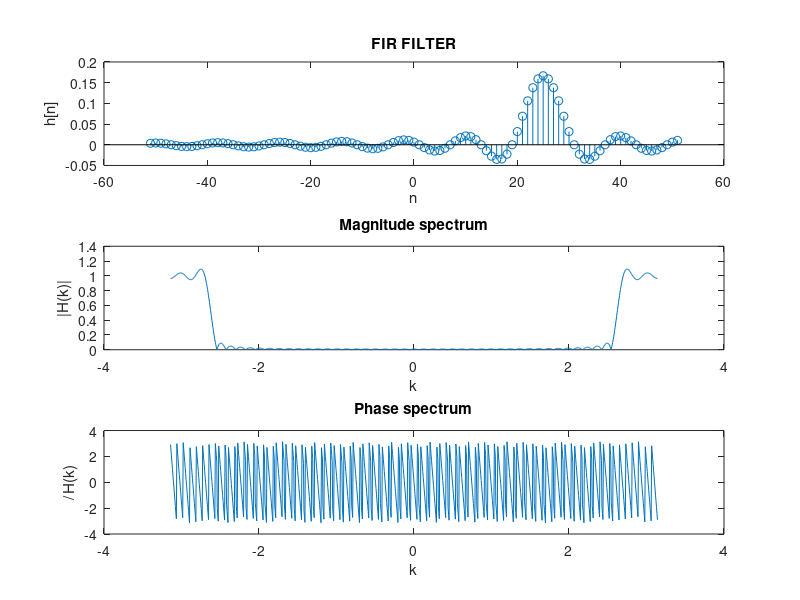

Here is the MATLAB script that generated this plot: (Note: this script raises an error after producing the figure.)
wc=pi/6;
N=51;
n=-N:N;
nc=(N-1)/2;

hd=zeros(1,length(n));
wn=zeros(1,length(n));

wn=((n>=0) & (n<=N-1)); 

for i=-N:N
    if(i~=nc)
    hd(i+N+1)=(1/pi)*sin(wc*(i-nc))*1/(i-nc);
    else
    hd(i+N+1)=wc/pi;
    end
end


h= hd .* wn;
h=((-1).^n) .* h;

subplot(3,1,1);
stem(n,hd);
xlabel('n');
ylabel('h[n]');
title('FIR FILTER');
w=-pi:2*pi/1000:pi;

H=fft(h,1001);
H=fftshift(H);

subplot(3,1,2);
plot(w,abs(H));
xlabel('k');
ylabel('|H(k)|');
title('Magnitude spectrum');

subplot(3,1,3);
plot(w,angle(H));
xlabel('k');
ylabel('/_ H(k)');
title('Phase spectrum');

sgtitle("Low-Pass FIR FILTER design using windows");

H1=abs(H);
maxi=max(H1);

Hn=mag2db(H1/maxi);
figure;
plot(w,Hn);
ylim([-100 10])
xlabel('w');
ylabel('Magnitude in dB');
title('Magnitude spectrum');




